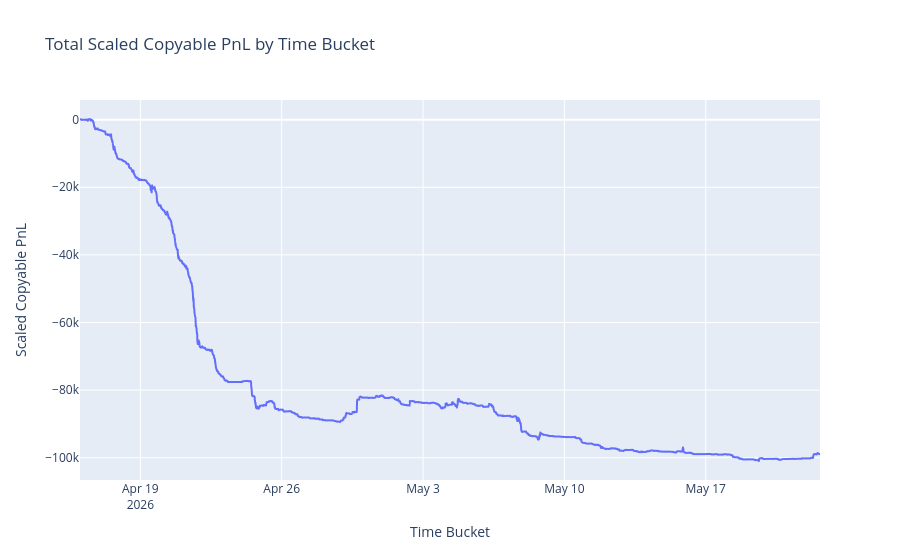

Notebook cell for this chart:
### Code cell
import plotly.express as px

# Aggregate by bucket
bucket_pnl = df.groupby('bucket')['scaled_copyable_pnl'].sum().reset_index()
bucket_pnl['scaled_copyable_pnl'] = bucket_pnl['scaled_copyable_pnl'].cumsum()

# Plot with Plotly
fig = px.line(
    bucket_pnl,
    x='bucket',
    y='scaled_copyable_pnl',
    title='Total Scaled Copyable PnL by Time Bucket',
    labels={'bucket': 'Time Bucket', 'scaled_copyable_pnl': 'Scaled Copyable PnL'}
)
fig.show()

### Figure 1 — Plotly figure (JSON) as saved in the notebook; plotly's stock layout.template omitted (floating-point values rounded to 4 significant figures; data arrays with more than 128 entries replaced by an {"elided": "..."} marker saying what was removed)
{"data": [{"hovertemplate": "Time Bucket=%{x}<br>Scaled Copyable PnL=%{y}<extra></extra>", "legendgroup": "", "line": {"color": "#636efa", "dash": "solid"}, "marker": {"symbol": "circle"}, "mode": "lines", "name": "", "showlegend": false, "type": "scattergl", "x": {"elided": "4117 str values"}, "xaxis": "x", "y": {"elided": "4117 float values"}, "yaxis": "y"}], "layout": {"legend": {"tracegroupgap": 0}, "title": {"text": "Total Scaled Copyable PnL by Time Bucket"}, "xaxis": {"anchor": "y", "domain": [0, 1], "title": {"text": "Time Bucket"}}, "yaxis": {"anchor": "x", "domain": [0, 1], "title": {"text": "Scaled Copyable PnL"}}}}
